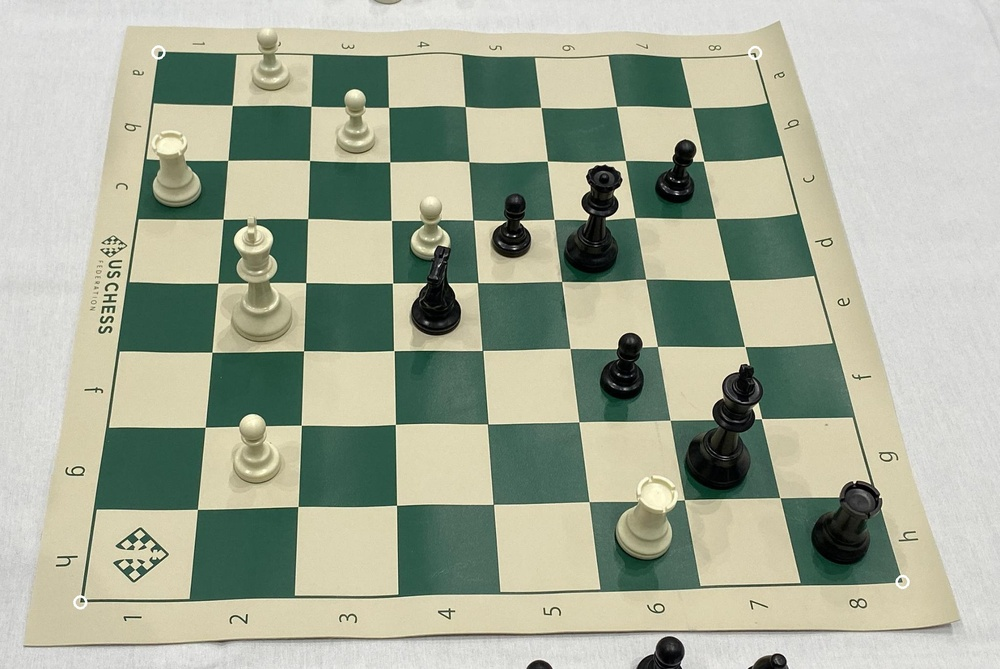
#> input picture workspace/Computer_Vision/testCorners.jpg, 1000 x 669 px, shrunk from 2048 x 1371 before the run; its folder holds only this picture in this run
$ python -i SLID.py   (imports and definitions only)
#> lines starting #> are read from the running program, lines starting #| are printed output that depends on the picture
import numpy as np
import cv2
import math

na = np.array

NC_SLID_CLAHE = [[3,   (2, 6),    5],  # @1
                 [3,   (6, 2),    5],  # @2
                 [5,   (3, 3),    5],  # @3
                 [0,   (0, 0),    0]]  # EE


# [106 lines left out: function slid, not called in this run]


def slid_canny(img, sigma=0.25):
    """apply Canny edge detector (automatic thresh)"""
    v = np.median(img)
    img = cv2.medianBlur(img, 5)
    img = cv2.GaussianBlur(img, (7, 7), 2)
    lower = int(max(0, (1.0 - sigma) * v))
    upper = int(min(255, (1.0 + sigma) * v))
    return cv2.Canny(img, lower, upper)


def slid_detector(img, alfa=150, beta=2):
    """detect lines using Hough algorithm"""
    __lines, lines = [], cv2.HoughLinesP(img, rho=1, theta=np.pi/360*beta,
        threshold=40, minLineLength=50, maxLineGap=15)  # [40, 40, 10]
    if lines is None: return []
    for line in np.reshape(lines, (-1, 4)):
        __lines += [[[int(line[0]), int(line[1])],
                     [int(line[2]), int(line[3])]]]
    return __lines


def slid_clahe(img, limit=2, grid=(3,3), iters=5):
    """repair using CLAHE algorithm (adaptive histogram equalization)"""
    img = cv2.cvtColor(img, cv2.COLOR_BGR2GRAY)
    for i in range(iters):
        img = cv2.createCLAHE(clipLimit=limit,
                tileGridSize=grid).apply(img)
    if limit != 0:
        kernel = np.ones((10, 10), np.uint8)
        img = cv2.morphologyEx(img, cv2.MORPH_CLOSE, kernel)
    return img


def pSLID(img, thresh=150):
    """find all lines using different settings"""
    segments = []; i = 0
    for key, arr in enumerate(NC_SLID_CLAHE):
        tmp = slid_clahe(img, limit=arr[0], grid=arr[1], iters=arr[2])
        __segments = list(slid_detector(slid_canny(tmp), thresh))
        segments += __segments; i += 1
        print("FILTER: {} {} : {}".format(i, arr, len(__segments)))
    return segments


# [11 lines left out: function slid_tendency, not called in this run]

>>> import cv2
>>> picture = cv2.imread('testCorners.jpg')
#> picture is the input picture: shape (669, 1000, 3); mean B, G, R 153.8, 172.5, 166.2
>>> result = pSLID(picture)
#> the loop in pSLID, `for key, arr in enumerate(NC_SLID_CLAHE):` made 4 passes
#> (v in slid_canny, lower in slid_canny, upper in slid_canny) on passes 1 to 4: (170, 127, 212), (189, 141, 236), (171, 128, 213), (207, 155, 255)
#| FILTER: 1 [3, (2, 6), 5] : 91
#| FILTER: 2 [3, (6, 2), 5] : 84
#| FILTER: 3 [5, (3, 3), 5] : 79
#| FILTER: 4 [0, (0, 0), 0] : 48
#> pass 1, in slid_clahe, `img = cv2.cvtColor(img, cv2.COLOR_BGR2GRAY)`:
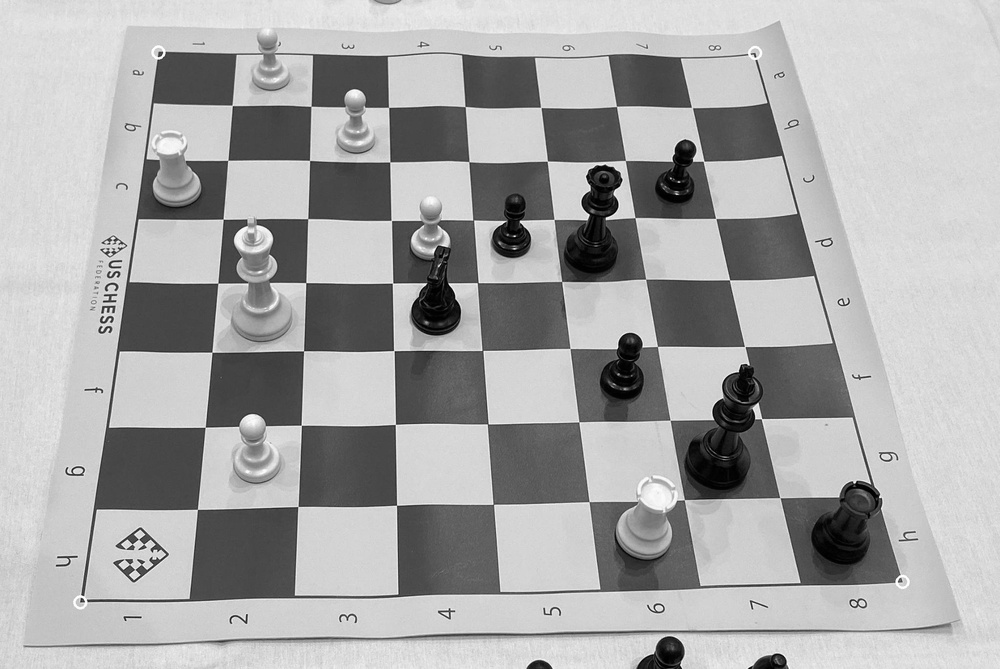
#> img: shape (669, 1000); min 0, max 255, mean 168.5
#> pass 1, in slid_clahe, `img = cv2.morphologyEx(img, cv2.MORPH_CLOSE, kernel)`:
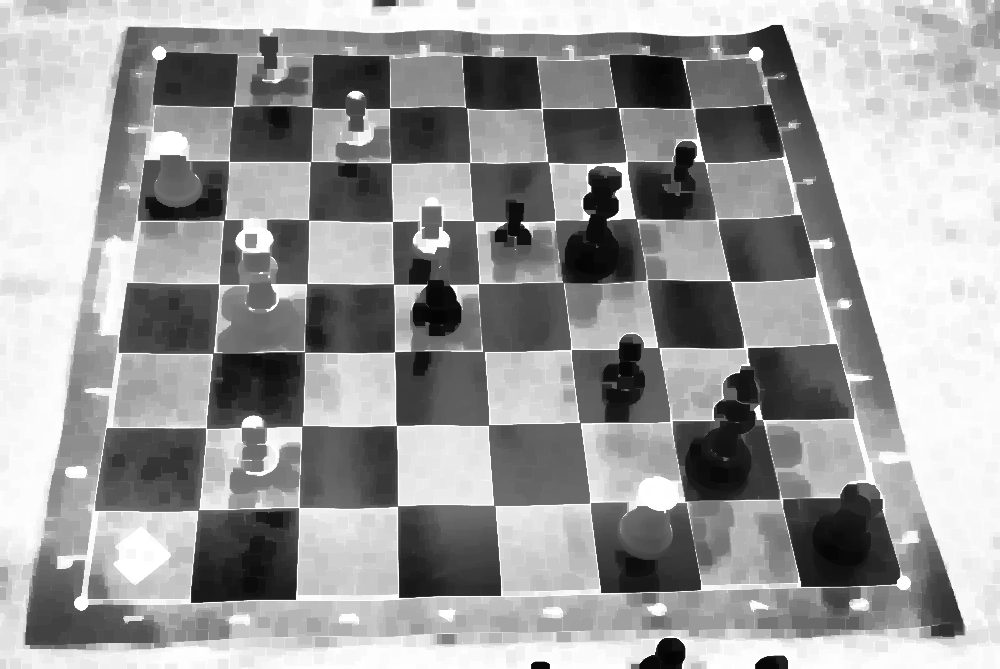
#> img: shape (669, 1000); min 4, max 255, mean 155.5
#> pass 1, in slid_canny, `img = cv2.GaussianBlur(img, (7, 7), 2)`:
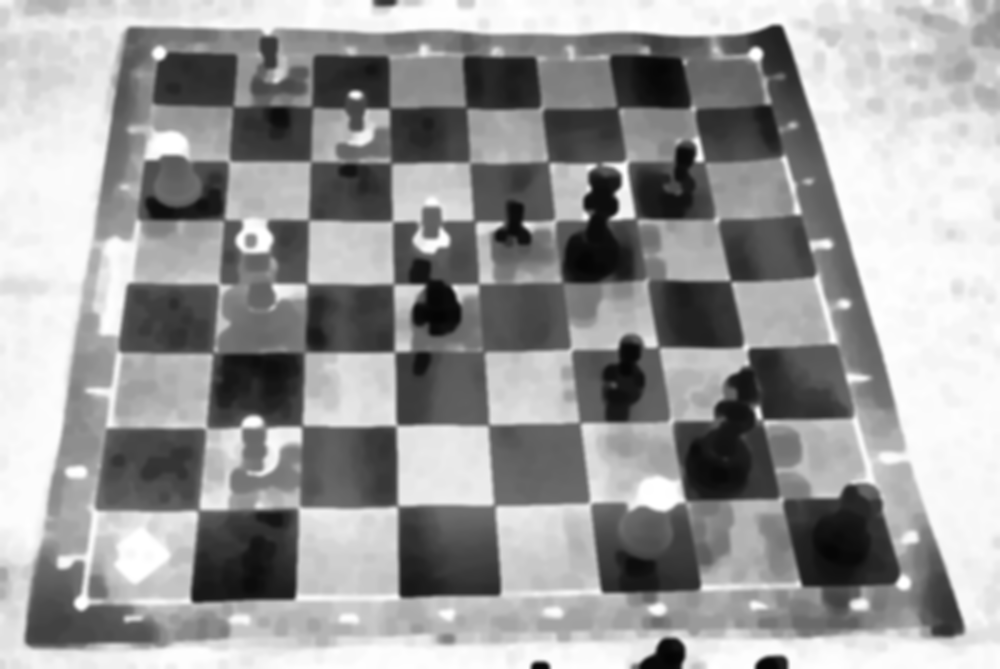
#> img: shape (669, 1000); min 4, max 255, mean 154.6
#> after the loop in pSLID, `for key, arr in enumerate(NC_SLID_CLAHE):`: i = 4
#> result = 302 items

$ run again, on workspace/Computer_Vision/testHough.jpg
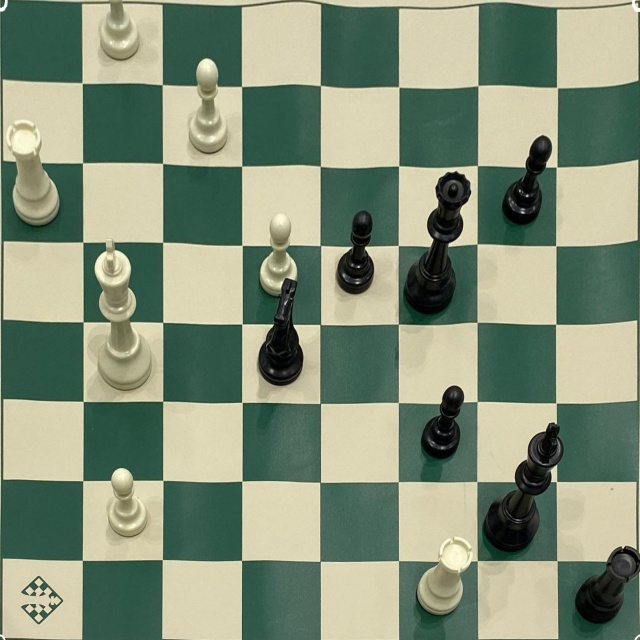
#> input picture workspace/Computer_Vision/testHough.jpg, 640 x 640 px
#> picture is the input picture: shape (640, 640, 3); mean B, G, R 121.2, 144.6, 131.9
#> the loop in pSLID, `for key, arr in enumerate(NC_SLID_CLAHE):` made 4 passes
#> (v in slid_canny, lower in slid_canny, upper in slid_canny) on passes 1 to 4: (136, 102, 170), (137, 102, 171), (136, 102, 170), (119, 89, 148)
#> (printed output is left out)
#> pass 1, in slid_clahe, `img = cv2.morphologyEx(img, cv2.MORPH_CLOSE, kernel)`:
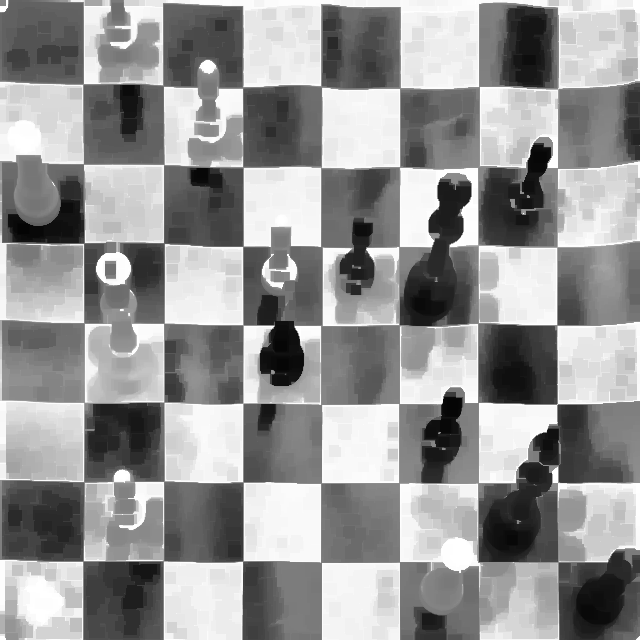
#> img: shape (640, 640); min 4, max 255, mean 149.2
#> pass 1, in slid_canny, `img = cv2.GaussianBlur(img, (7, 7), 2)`:
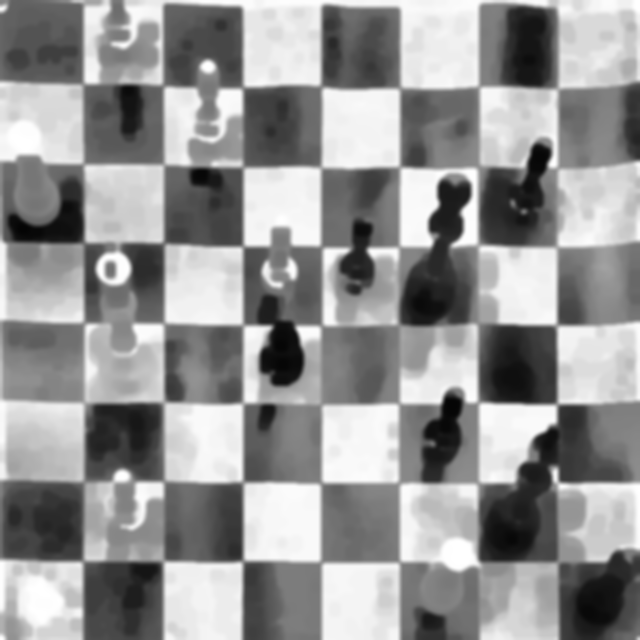
#> img: shape (640, 640); min 4, max 255, mean 148.7
#> after the loop in pSLID, `for key, arr in enumerate(NC_SLID_CLAHE):`: i = 4
#> result = 228 items

$ run again, on workspace/Computer_Vision/cornerframe.jpeg
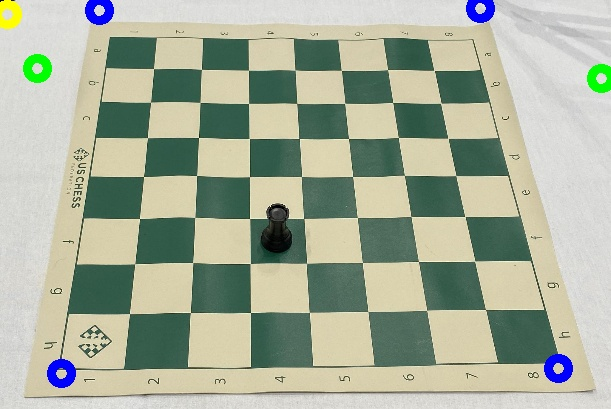
#> input picture workspace/Computer_Vision/cornerframe.jpeg, 611 x 409 px
#> picture is the input picture: shape (409, 611, 3); mean B, G, R 155.9, 175.2, 167.5
#> the loop in pSLID, `for key, arr in enumerate(NC_SLID_CLAHE):` made 4 passes
#> (v in slid_canny, lower in slid_canny, upper in slid_canny) on passes 1 to 4: (180, 135, 225), (196, 147, 245), (179, 134, 223), (206, 154, 255)
#> (printed output is left out)
#> pass 1, in slid_clahe, `img = cv2.morphologyEx(img, cv2.MORPH_CLOSE, kernel)`:
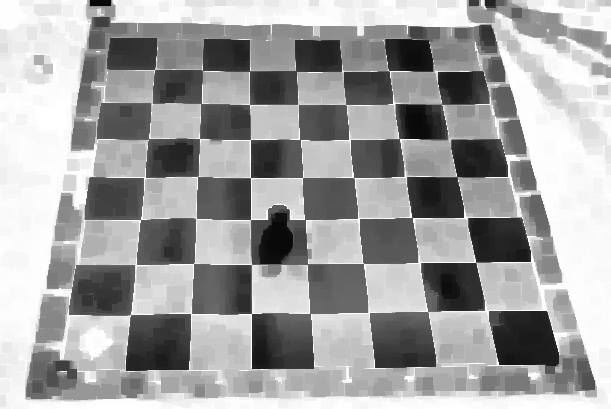
#> img: shape (409, 611); min 8, max 255, mean 161.5
#> pass 1, in slid_canny, `img = cv2.GaussianBlur(img, (7, 7), 2)`:
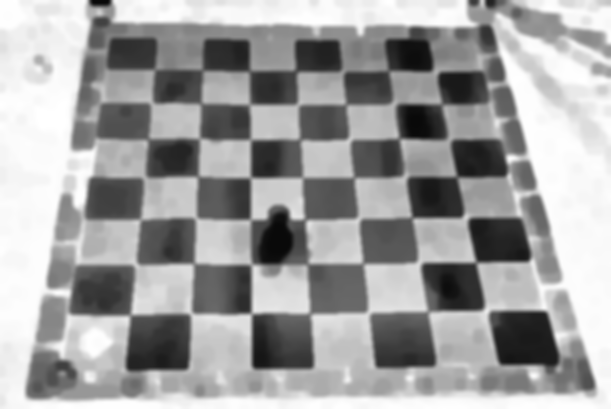
#> img: shape (409, 611); min 8, max 255, mean 160.7
#> after the loop in pSLID, `for key, arr in enumerate(NC_SLID_CLAHE):`: i = 4
#> result = 173 items
